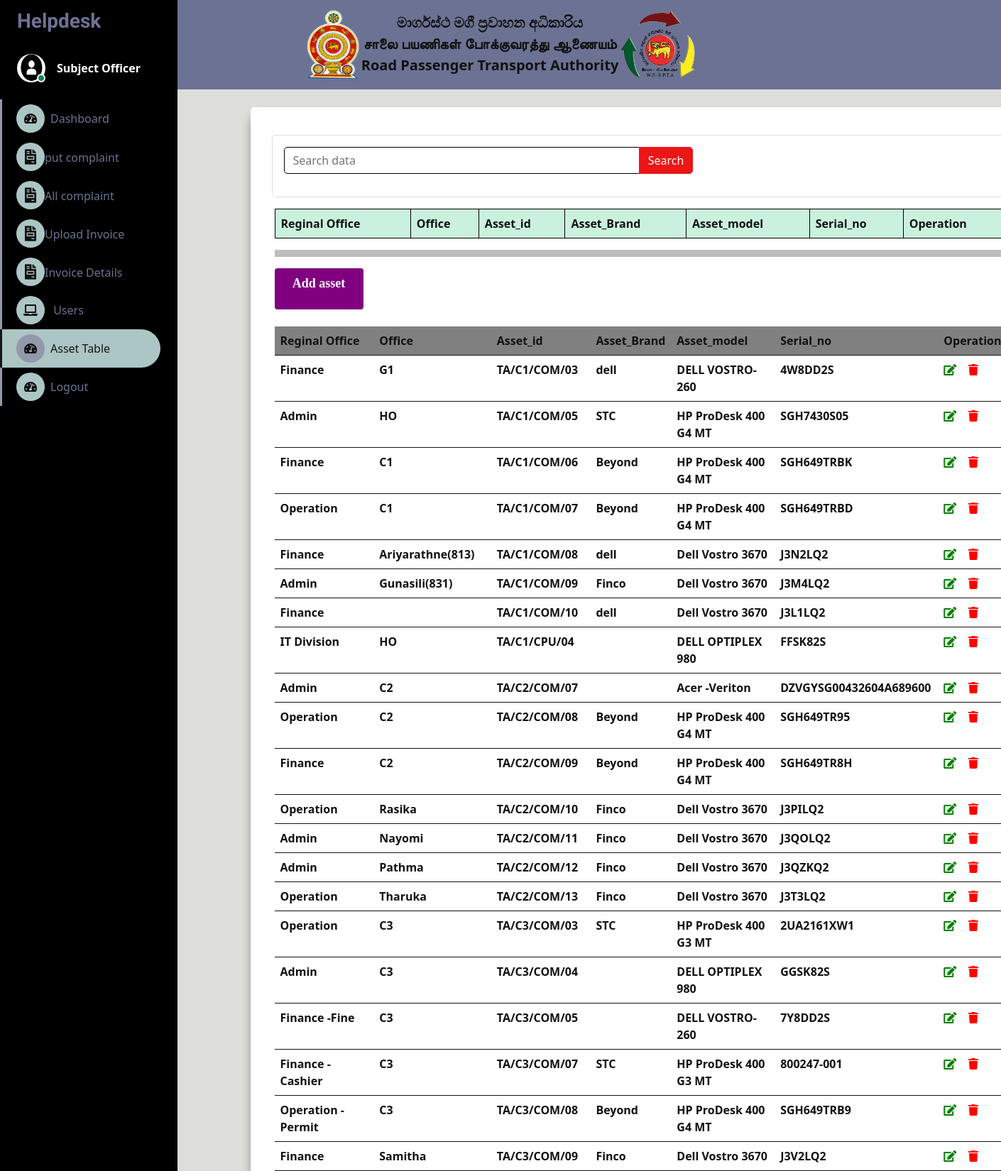
The page /sample/admin/asset_table.php (upper part) on the database its author committed.
### tables this page shows
CREATE TABLE `asset` (
  `devision` varchar(255) NOT NULL,
  `office` varchar(255) NOT NULL,
  `asset_id` varchar(255) NOT NULL,
  `brand` varchar(255) NOT NULL,
  `model` varchar(255) NOT NULL,
  `serial_no` varchar(255) NOT NULL
);

### sample/admin/asset_table.php (the view, shortened to what this page needs)
<!DOCTYPE html>
<html lang="en">
<head>
    <link href="https://cdnjs.cloudflare.com/ajax/libs/font-awesome/5.10.0/css/all.min.css" rel="stylesheet">
    <link href="https://cdn.jsdelivr.net/npm/bootstrap-icons@1.4.1/font/bootstrap-icons.css" rel="stylesheet">
    <link href="lib/owlcarousel/assets/owl.carousel.min.css" rel="stylesheet">
    <link href="lib/tempusdominus/css/tempusdominus-bootstrap-4.min.css" rel="stylesheet" />
    <link href="css/bootstrap.min.css" rel="stylesheet">
    <link href="css/style.css" rel="stylesheet">
    <link href="css/complain.css" rel="stylesheet">
</head>
<body>
<nav class="navbar navbar-white bg-light">
        <a class="navbar-brand mx-auto d-inline-flex" href="#" style="">
            <img src="../asset/image/Sri.png" width="80" height="100" class="d-inline-block align-top" alt="">
            <div class="text-center mt-1 ml-3 mr-3">
                <b>මාර්ගස්ථ මගී ප්‍රවාහන අධිකාරිය</b><br>
                <b>சாலை பயணிகள் போக்குவரத்து ஆணையம்</b><br>
                <b>Road Passenger Transport Authority</b>
            </div>
            <img src="../asset/image/logo.png" width="110" height="100" class="d-inline-block align-top" alt="">
        </a>
    </nav>
    <div class="container-fluid position-relative d-flex p-0">
        <div class="sidebar pe-4 pb-3">
            <nav class="navbar bg-dark navbar-dark">
                <a href="" class="navbar-brand mx-4 mb-3">
                    <h3 class="text-light">Helpdesk</h3>
                </a>
                <div class="d-flex align-items-center ms-4 mb-4">
                    <div class="position-relative">
                        <img class="rounded-circle" src="../asset/image/capture.png" alt="" style="width: 40px; height: 40px;">
                        <div class="bg-success rounded-circle border border-2 border-white position-absolute end-0 bottom-0 p-1"></div>
                    </div>
                    <div class="ms-3">
                        <span class="role">Subject Officer</span>
                    </div>
                </div>
                <div class="navbar-nav w-100">
                <a href="dashboard.php" class="nav-item nav-link"><i class="fa fa-tachometer-alt me-2"></i>Dashboard</a>
                                <a href="complain2.php" class="dropdown-item nav-link "><i class='fas fa-file-invoice fa-lg'></i>put complaint</a>
                                <a href="complainTable.php" class="dropdown-item nav-link"><i class='fas fa-file-invoice fa-lg'></i>All complaint</a>
                                <a href="invoice.php" class="dropdown-item nav-link "><i class='fas fa-file-invoice fa-lg'></i>Upload Invoice</a>
                                <a href="invoice1.php" class="dropdown-item nav-link "><i class='fas fa-file-invoice fa-lg'></i>Invoice Details</a>
                                <a href="userTable.php" class="nav-item nav-link"><i class="fa fa-laptop me-2"></i> Users</a>
                                <a href="asset_table.php" class="nav-item nav-link active"><i class="fa fa-tachometer-alt me-2"></i>Asset Table</a>
                                <a href="logout.php" class="nav-item nav-link"><i class="fa fa-tachometer-alt me-2"></i>Logout</a>
                    </div>
                    </div>
                </div>
    <section>
        <div class="container">
        <div class="row">
            <div class="col-md-12">
                <div class="card mt-4">
                    <div class="card-body">
                        <div class="row">
                            <div class="col-md-7">
                                <form action="" method="GET">
                                    <div class="input-group mb-3">
                                        <input type="text" name="search" required value="<?php if(isset($_GET['search'])){echo $_GET['search']; } ?>" class="form-control" placeholder="Search data" style="background-color:white">
                                        <button type="submit" class="btn btn-primary">Search</button>
                                    </div>
                                </form>
                            </div>
                        </div>
                    </div>
                </div>
            </div>
                    <div class="card-body">
                        <table class="table table-bordered">
                            <thead>
                                <tr bgcolor="#CAF1DE">
                                <th scope="col">Reginal Office</th>
                                <th scope="col">Office</th>
                                <th scope="col">Asset_id</th>
                        <th scope="col">Asset_Brand</th>
                        <th scope="col">Asset_model</th>
                        <th scope="col">Serial_no </th>
                        <th scope="col">Operation </th>
                                </tr>
                            </thead>
                                <?php
                                    $con=mysqli_connect('localhost','root','','helpdesk1');
                                                ?>
                                </table>
                                <hr>
                                <a id="button" href="asset.php">Add asset</a><br><br>
        <div class="table-responsive">
  <table class="table">
                <thead>
                    <tr bgcolor="grey">
                    <th scope="col">Reginal Office</th>
                    <th scope="col">Office</th>
                        <th scope="col">Asset_id</th>
                        <th scope="col">Asset_Brand</th>
                        <th scope="col">Asset_model</th>
                        <th scope="col">Serial_no</th>
                        <th scope="col">Operation</th>
                    </tr>
                </thead>
                <tbody>
                    <?php
                    $sql="select * from `asset`";
                    $result=mysqli_query($con,$sql);
                    if($result)
                        while($row=mysqli_fetch_assoc($result)){
                            ?>
                            <tbody>
                            <td><?php echo $devision=$row['devision'];?></td>
                           <td><?php echo$office=$row['office'];?></td>
                           <td><?php echo$asset_id=$row['asset_id'];?></td>
                           <td><?php echo$brand=$row['brand'];?></td>
                           <td><?php echo$model=$row['model'];?></td>
                           <td><?php echo$serial_no=$row['serial_no']; ?></td>
                           <td>    <a href="update/Aedit.php?GetId=<?php echo  $asset_id ?>"><i class="fa fa-edit" style=color:green></i></a>&nbsp;&nbsp;&nbsp;
                            <a href="delete/assetDelete.php?remove=<?=$row['asset_id'] ?>" onclick="return confirm('are you sure want to remove this item?');">
                           <i class="fa fa-trash" style=color:red></i>
                       </a></td>
                                <?php } ?>
                </tbody>
            </table>
        </div>
    </section>
</body>
</html>

### sample/admin/css/style.css (style rules this page uses)
:root { --primary: #171616; --secondary: #9399aa; --light: #6C7293; --dark: #acc5c5; }
.btn { transition: .5s; }
.sidebar { position: fixed; top: 0; left: 0; bottom: 0; width: 250px; height: 300vh; overflow-y: auto; background:black; transition: 0.5s; z-index: 999; }
@media (min-width: 992px) { .sidebar { margin-left: 0; } }
.sidebar .navbar .navbar-nav .nav-link { padding: 7px 20px; color: var(--light); font-weight: 500; border-left: 3px solid var(--secondary); border-radius: 0 30px 30px 0; outline: none; }
.sidebar .navbar .navbar-nav .nav-link:hover, .sidebar .navbar .navbar-nav .nav-link.active { color: var(--primary); background: var(--dark); border-color: var(--primary); }
.sidebar .navbar .navbar-nav .nav-link i { width: 40px; height: 40px; display: inline-flex; align-items: center; justify-content: center; background: var(--dark); border-radius: 40px; }
.sidebar .navbar .navbar-nav .nav-link:hover i, .sidebar .navbar .navbar-nav .nav-link.active i { background: var(--secondary); }
.sidebar .navbar .dropdown-item { padding-left: 25px; border-radius: 0 30px 30px 0; color: var(--light); }

### sample/admin/css/complain.css (style rules this page uses)
* { margin: 0; padding: 0; box-sizing: border-box; color: #111; font-family: 'Segoe UI', Tahoma, Geneva, Verdana, sans-serif; }
body { -webkit-background-size: cover; background-size: cover; background-position: center center; height: 100vh; font-family: 'Segoe UI', Tahoma, Geneva, Verdana, sans-serif; font-weight: 600; font-size: 16px; background-image: linear-gradient(to right, rgba(255,0,0,0), rgb(201, 168, 168)); }
a { text-decoration: none; }
.container { max-width: 595px; width: 100%; margin-left: 37%; margin-top: 91px; background: #fff; padding: 25px 30px; border-radius: 5px; box-shadow: 5px 15px 15px rgb(70, 63, 63); }

### sample/admin/asset_table.php (style rules this page uses)
.container { max-width: 1100px; width: 500%; margin-left: 25%; margin-top: 25px; background: #fff; padding: 15px 30px; border-radius: 5px; }
body { background:#DDDDDA; }
#button { display:inline-block; background-color:purple; color:white; padding:8px; text-align:center; font-family:verdana; font-size:18px; text-decoration:none; border-radius:4px; width:125px; height:58px; }
.role { color:white; }
hr { border:5px solid black; }

### rows shown on the page
asset: devision "Finance", office "G1", asset_id "TA/C1/COM/03", brand "dell", model "DELL VOSTRO-260", serial_no "4W8DD2S"
asset: devision "Admin", office "HO", asset_id "TA/C1/COM/05", brand "STC", model "HP ProDesk 400 G4 MT", serial_no "SGH7430S05"
asset: devision "Finance", office "C1", asset_id "TA/C1/COM/06", brand "Beyond", model "HP ProDesk 400 G4 MT", serial_no "SGH649TRBK"
asset: devision "Operation", office "C1", asset_id "TA/C1/COM/07", brand "Beyond", model "HP ProDesk 400 G4 MT", serial_no "SGH649TRBD"
asset: devision "Finance", office "Ariyarathne(813)", asset_id "TA/C1/COM/08", brand "dell", model "Dell Vostro 3670", serial_no "J3N2LQ2"
asset: devision "Admin", office "Gunasili(831)", asset_id "TA/C1/COM/09", brand "Finco", model "Dell Vostro 3670", serial_no "J3M4LQ2"
asset: devision "Finance", asset_id "TA/C1/COM/10", brand "dell", model "Dell Vostro 3670", serial_no "J3L1LQ2"
asset: devision "IT Division", office "HO", asset_id "TA/C1/CPU/04", model "DELL OPTIPLEX 980", serial_no "FFSK82S"
asset: devision "Admin", office "C2", asset_id "TA/C2/COM/07", model "Acer -Veriton", serial_no "DZVGYSG00432604A689600"
asset: devision "Operation", office "C2", asset_id "TA/C2/COM/08", brand "Beyond", model "HP ProDesk 400 G4 MT", serial_no "SGH649TR95"
asset: devision "Finance", office "C2", asset_id "TA/C2/COM/09", brand "Beyond", model "HP ProDesk 400 G4 MT", serial_no "SGH649TR8H"
asset: devision "Operation", office "Rasika", asset_id "TA/C2/COM/10", brand "Finco", model "Dell Vostro 3670", serial_no "J3PILQ2"
asset: devision "Admin", office "Nayomi", asset_id "TA/C2/COM/11", brand "Finco", model "Dell Vostro 3670", serial_no "J3QOLQ2"
asset: devision "Admin", office "Pathma", asset_id "TA/C2/COM/12", brand "Finco", model "Dell Vostro 3670", serial_no "J3QZKQ2"
asset: devision "Operation", office "Tharuka", asset_id "TA/C2/COM/13", brand "Finco", model "Dell Vostro 3670", serial_no "J3T3LQ2"
asset: devision "Operation", office "C3", asset_id "TA/C3/COM/03", brand "STC", model "HP ProDesk 400 G3 MT", serial_no "2UA2161XW1"
asset: devision "Admin", office "C3", asset_id "TA/C3/COM/04", model "DELL OPTIPLEX 980", serial_no "GGSK82S"
asset: devision "Finance -Fine", office "C3", asset_id "TA/C3/COM/05", model "DELL VOSTRO-260", serial_no "7Y8DD2S"
asset: devision "Finance -Cashier", office "C3", asset_id "TA/C3/COM/07", brand "STC", model "HP ProDesk 400 G3 MT", serial_no "800247-001"
asset: devision "Operation - Permit", office "C3", asset_id "TA/C3/COM/08", brand "Beyond", model "HP ProDesk 400 G4 MT", serial_no "SGH649TRB9"
asset: devision "Finance", office "Samitha", asset_id "TA/C3/COM/09", brand "Finco", model "Dell Vostro 3670", serial_no "J3V2LQ2"
